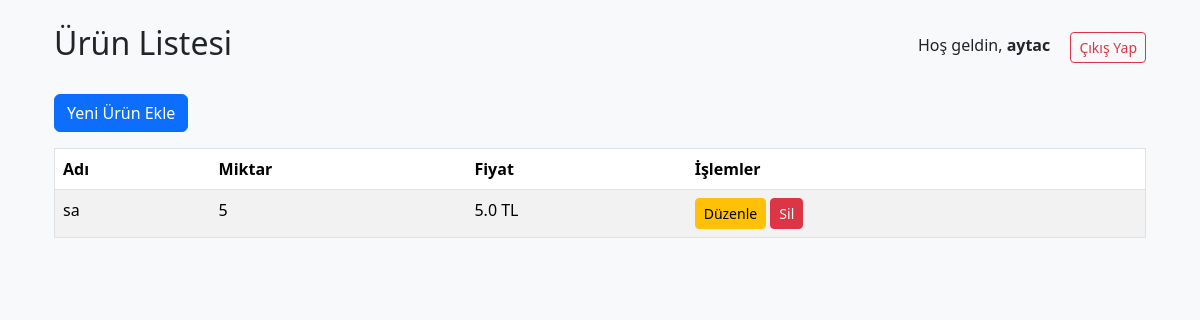
Page / (signed in) on the earlier database version.
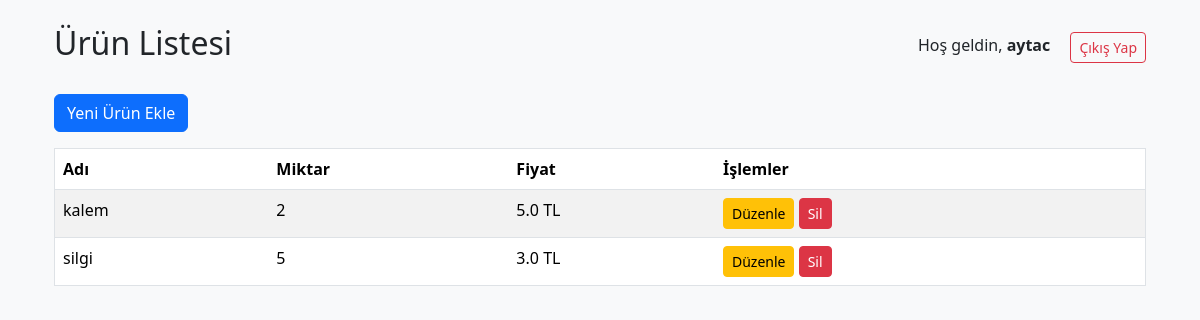
Same page on the later database version.
### models.py (models this page shows, shortened)
class User(UserMixin, db.Model):
    id = db.Column(db.Integer, primary_key=True)
    username = db.Column(db.String(50), unique=True, nullable=False)
    password_hash = db.Column(db.String(128), nullable=False)

class Product(db.Model):
    id = db.Column(db.Integer, primary_key=True)
    name = db.Column(db.String(100), nullable=False)
    quantity = db.Column(db.Integer, nullable=False)
    price = db.Column(db.Float, nullable=False)

### app.py (the view)
@app.route('/')
@login_required
def index():
    products = Product.query.all()
    return render_template('index.html', products=products)

### app.py (called while the page is built)
@login_manager.user_loader
def load_user(user_id):
    return User.query.get(int(user_id))

### templates/index.html
{% extends 'base.html' %}
{% block content %}
<div class="container mt-4">
    <div class="d-flex justify-content-between align-items-center mb-4">
        <h2>Ürün Listesi</h2>
        <div>
            <span class="me-3">Hoş geldin, <strong>{{ current_user.username }}</strong></span>
            <a href="{{ url_for('logout') }}" class="btn btn-outline-danger btn-sm">Çıkış Yap</a>
        </div>
    </div>
    <a href="{{ url_for('add_product') }}" class="btn btn-primary mb-3">Yeni Ürün Ekle</a>
    <table class="table table-striped border">
        <thead>
            <tr>
                <th>Adı</th>
                <th>Miktar</th>
                <th>Fiyat</th>
                <th>İşlemler</th>
            </tr>
        </thead>
        <tbody>
            {% for product in products %}
            <tr>
                <td>{{ product.name }}</td>
                <td>{{ product.quantity }}</td>
                <td>{{ product.price }} TL</td>
                <td>
                    <a href="{{ url_for('edit_product', id=product.id) }}" class="btn btn-sm btn-warning">Düzenle</a>
                    <a href="{{ url_for('delete_product', id=product.id) }}" class="btn btn-sm btn-danger" onclick="return confirm('Emin misiniz?')">Sil</a>
                </td>
            </tr>
            {% endfor %}
        </tbody>
    </table>
</div>
{% endblock %}

### templates/base.html (shortened to what this page needs)
<!DOCTYPE html>
<html lang="tr">
<head>
    <link href="https://cdn.jsdelivr.net/npm/bootstrap@5.3.2/dist/css/bootstrap.min.css" rel="stylesheet">
</head>
<body class="bg-light">
    <div class="container mt-4">
        {% block content %}{% endblock %}
    </div>
</body>
</html>

Differences in the rows shown:
changed Product: name "sa" → "kalem"; quantity "5" → "2"
added Product: name "silgi", quantity "5", price "3.0"
